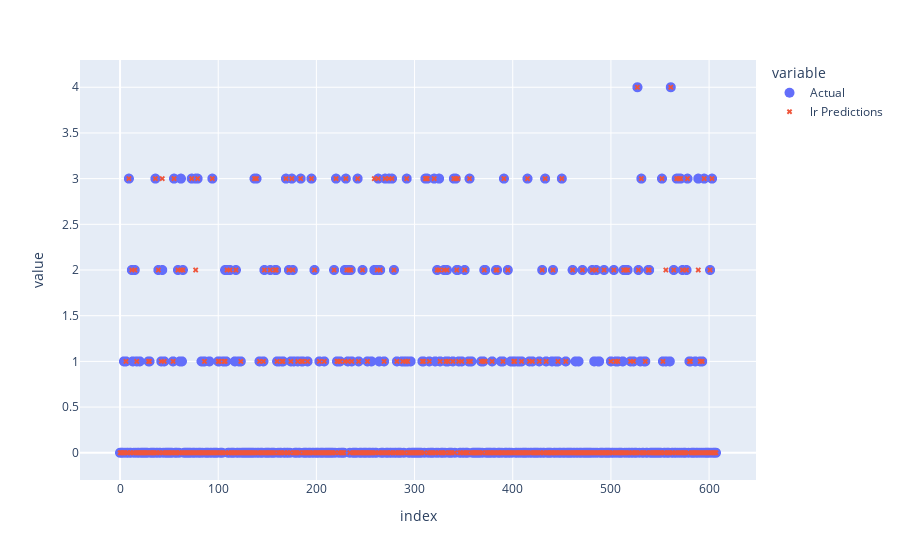

This figure's notebook cell:
### Code cell
# Create a scatter plot using Plotly Express with 'Actual' and 'lr Predictions' columns from the DataFrame 'df'
fig = px.scatter(df[['Actual' , 'lr Predictions']])

# Update trace markers for 'Actual' and 'Predictions 1'
fig.update_traces(marker=dict(symbol='circle', size=10), selector=dict(mode='markers'))
fig.update_traces(marker=dict(symbol='x', size=5), selector=dict(mode='markers', name='lr Predictions'))

fig.show()

### Figure 1 — Plotly figure (JSON) as saved in the notebook; plotly's stock layout.template omitted (floating-point values rounded to 4 significant figures; data arrays with more than 128 entries replaced by an {"elided": "..."} marker saying what was removed)
{"data": [{"hovertemplate": "variable=Actual<br>index=%{x}<br>value=%{y}<extra></extra>", "legendgroup": "Actual", "marker": {"color": "#636efa", "size": 10, "symbol": "circle"}, "mode": "markers", "name": "Actual", "showlegend": true, "type": "scattergl", "x": {"elided": "608 int values"}, "xaxis": "x", "y": {"elided": "608 int values"}, "yaxis": "y"}, {"hovertemplate": "variable=lr Predictions<br>index=%{x}<br>value=%{y}<extra></extra>", "legendgroup": "lr Predictions", "marker": {"color": "#EF553B", "size": 5, "symbol": "x"}, "mode": "markers", "name": "lr Predictions", "showlegend": true, "type": "scattergl", "x": {"elided": "608 int values"}, "xaxis": "x", "y": {"elided": "608 int values"}, "yaxis": "y"}], "layout": {"legend": {"title": {"text": "variable"}, "tracegroupgap": 0}, "margin": {"t": 60}, "xaxis": {"anchor": "y", "domain": [0, 1], "title": {"text": "index"}}, "yaxis": {"anchor": "x", "domain": [0, 1], "title": {"text": "value"}}}}
